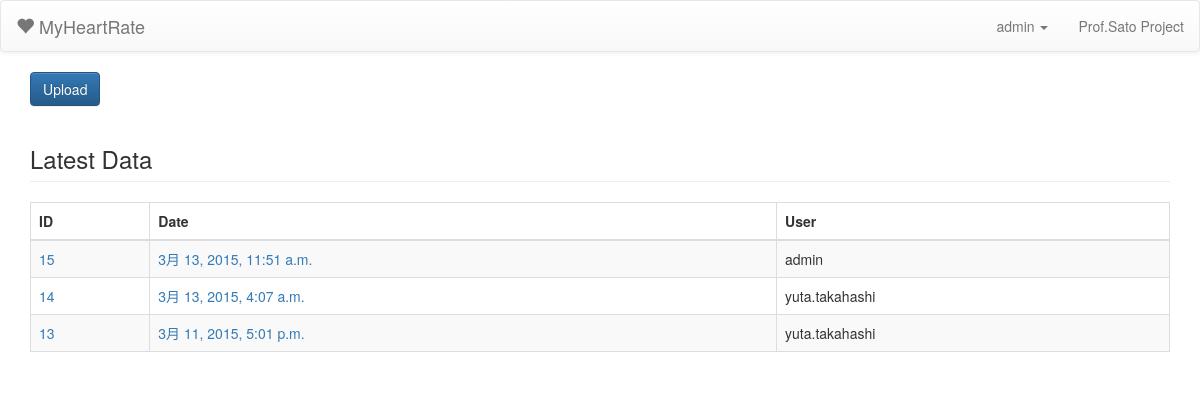
The app's page /myheartrate/ (signed in), older data.
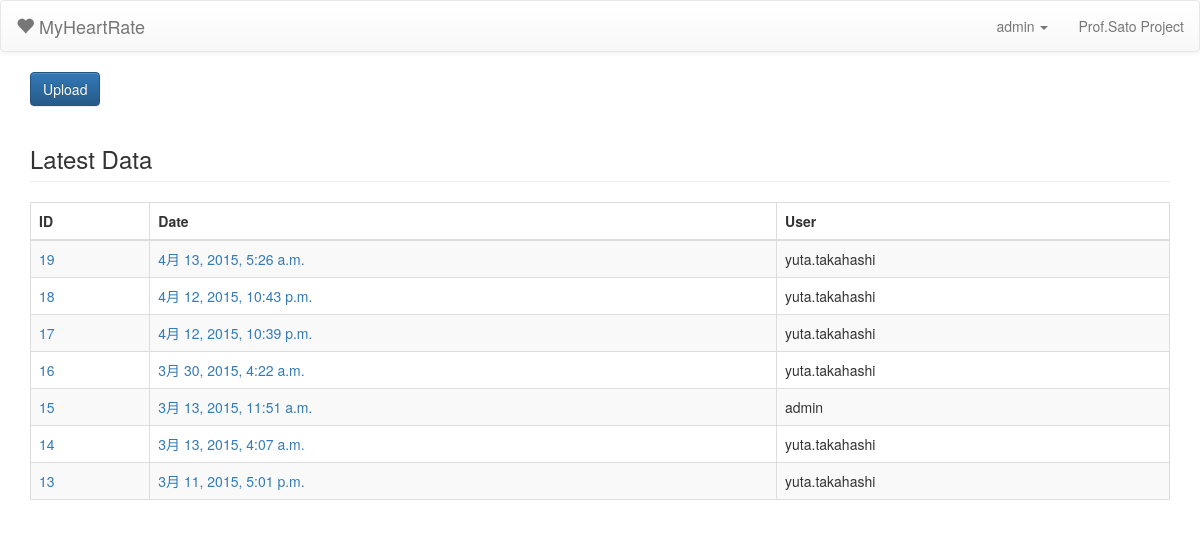
The same page, newer data.
### cms/models.py (models this page shows, shortened)
class HeartRateData(models.Model):
	pub_date = models.DateTimeField(default=datetime.now)
	user = models.CharField(max_length=50)
	firstTime = models.DateTimeField(default=datetime.now)
	endTime = models.DateTimeField(default=datetime.now)
	points = models.IntegerField(blank=False, default=0)

### cms/views.py (the view, shortened to what this page needs)
# urls.py: url(r'^\?notice=(?P<notice>\w+)', views.myheartrate_main, name='myheartrate_main'),
def myheartrate_main(request):
	datalist = HeartRateData.objects.all().order_by('id')
	return render_to_response('cms/myheartrate_main.html',
		{'datalist': datalist[::-1]},
		context_instance=RequestContext(request))

### cms/templates/cms/myheartrate_main.html (shortened to what this page needs)
{% extends "base.html" %}
{% block content %}
{% if user.is_authenticated %}
<a data-toggle="modal" href="#upload" class="btn btn-primary">Upload</a>
<h3 class="page-header">Latest Data</h3>
<table class="table table-striped table-bordered">
  <thead>
    <tr>
      <th>ID</th>
      <th>Date</th>
      <th>User</th>
    </tr>
  </thead>
  <tbody>
    {% for data in datalist %}
      <tr>
        <td>
          <a href="/myheartrate/data/{{ data.id }}/fundamental/">
            {{ data.id }}
          </a>
        </td>
        <td>
          <a href="/myheartrate/data/{{ data.id }}/fundamental/">
            {{ data.pub_date }}
          </a>
        </td>
        <td>{{ data.user }}</td>
      </tr>
    {% endfor %}
  </tbody>
</table>
{% else %}
<center>
<img src="/static/images/heart.png" alt ="http://sozaing.com/material/%E3%83%8F%E3%83%BC%E3%83%88%E5%9E%8B%E3%81%AE%E3%82%A2%E3%82%A4%E3%82%B3%E3%83%B3.html" />
<h1>MyHeartRate</h1>
<button type="button" class="btn btn-info"><a href="/myheartrate/login">Login</a></button>
</center>
{% endif %}
{% endblock content %}

### cms/templates/base.html (shortened to what this page needs)
{% load staticfiles %}
<!DOCTYPE html>
<html lang="{{ LANGUAGE_CODE|default:"en-us" }}">
<head>
<link href="{% static 'css/bootstrap.min.css' %}" rel="stylesheet">
<link href="{% static 'css/bootstrap-theme.min.css' %}" rel="stylesheet">
</head>
<body>
	<nav class="navbar navbar-default">
		<div class="container-fluid">
			<div class="navbar-header">
				<a class="navbar-brand" href="/myheartrate">
					<span class="glyphicon glyphicon-heart"></span>
					MyHeartRate
				</a>
			</div>
			<ul class="nav navbar-nav navbar-right">
				{% if user.is_authenticated %}
				<li class="dropdown">
					<a href="#" class="dropdown-toggle" data-toggle="dropdown" role="button" aria-expanded="false">
						{{ user.username }} <span class="caret"></span>
					</a>
				</li>
				{% else %}
				<li><a href="/myheartrate/login">Login</a></li>
				{% endif %}
				<li><a>Prof.Sato Project</a></li>
			</ul>
		</div>
	</nav>
  <div class="container">
    {% block content %}{% endblock %}
  </div>
</body>
</html>

### cms/templates/cms/myheartrate_main.html (style rules this page uses)
table { margin-top: 8px; }

Row changes from the older to the newer data that the page shows:
added HeartRateData: id "19", pub_date "4月 13, 2015, 5:26 a.m.", user "yuta.takahashi"
added HeartRateData: id "18", pub_date "4月 12, 2015, 10:43 p.m.", user "yuta.takahashi"
added HeartRateData: id "17", pub_date "4月 12, 2015, 10:39 p.m.", user "yuta.takahashi"
added HeartRateData: id "16", pub_date "3月 30, 2015, 4:22 a.m.", user "yuta.takahashi"
